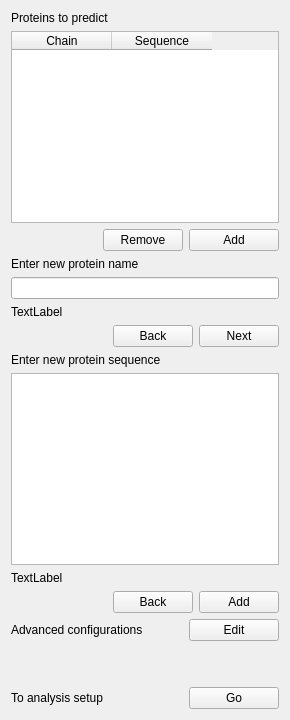
                <widget class="QWidget" name="tab">
                 <attribute name="title">
                  <string>Prediction</string>
                 </attribute>
                 <layout class="QVBoxLayout" name="verticalLayout_108">
                  <item>
                   <layout class="QVBoxLayout" name="verticalLayout_104">
                    <item>
                     <layout class="QVBoxLayout" name="verticalLayout_105">
                      <item>
                       <widget class="QLabel" name="lbl_pred_analysis_mono_prot_to_predict">
                        <property name="text">
                         <string>Proteins to predict</string>
                        </property>
                       </widget>
                      </item>
                      <item>
                       <widget class="QTableWidget" name="table_pred_analysis_mono_prot_to_predict">
                        <property name="horizontalScrollBarPolicy">
                         <enum>Qt::ScrollBarAsNeeded</enum>
                        </property>
                        <property name="sizeAdjustPolicy">
                         <enum>QAbstractScrollArea::AdjustIgnored</enum>
                        </property>
                        <property name="sortingEnabled">
                         <bool>false</bool>
                        </property>
                        <column>
                         <property name="text">
                          <string>Chain</string>
                         </property>
                        </column>
                        <column>
                         <property name="text">
                          <string>Sequence</string>
                         </property>
                        </column>
                       </widget>
                      </item>
                     </layout>
                    </item>
                    <item>
                     <layout class="QHBoxLayout" name="horizontalLayout_87">
                      <item>
                       <spacer name="horizontalSpacer_67">
                        <property name="orientation">
                         <enum>Qt::Horizontal</enum>
                        </property>
                        <property name="sizeHint" stdset="0">
                         <size>
                          <width>40</width>
                          <height>20</height>
                         </size>
                        </property>
                       </spacer>
                      </item>
                      <item>
                       <widget class="QPushButton" name="btn_pred_analysis_mono_seq_to_predict_remove">
                        <property name="text">
                         <string>Remove</string>
                        </property>
                       </widget>
                      </item>
                      <item>
                       <widget class="QPushButton" name="btn_pred_analysis_mono_seq_to_predict">
                        <property name="minimumSize">
                         <size>
                          <width>90</width>
                          <height>0</height>
                         </size>
                        </property>
                        <property name="maximumSize">
                         <size>
                          <width>131</width>
                          <height>16777215</height>
                         </size>
                        </property>
                        <property name="text">
                         <string>Add</string>
                        </property>
                       </widget>
                      </item>
                     </layout>
                    </item>
                   </layout>
                  </item>
                  <item>
                   <layout class="QVBoxLayout" name="verticalLayout_106">
                    <item>
                     <widget class="QLabel" name="lbl_pred_analysis_mono_prot_name">
                      <property name="text">
                       <string>Enter new protein name</string>
                      </property>
                     </widget>
                    </item>
                    <item>
                     <widget class="QLineEdit" name="txt_pred_analysis_mono_prot_name"/>
                    </item>
                    <item>
                     <widget class="QLabel" name="lbl_pred_analysis_mono_prot_name_status">
                      <property name="text">
                       <string>TextLabel</string>
                      </property>
                     </widget>
                    </item>
                   </layout>
                  </item>
                  <item>
                   <layout class="QHBoxLayout" name="horizontalLayout_90">
                    <item>
                     <spacer name="horizontalSpacer_70">
                      <property name="orientation">
                       <enum>Qt::Horizontal</enum>
                      </property>
                      <property name="sizeHint" stdset="0">
                       <size>
                        <width>40</width>
                        <height>20</height>
                       </size>
                      </property>
                     </spacer>
                    </item>
                    <item>
                     <widget class="QPushButton" name="btn_pred_analysis_mono_back">
                      <property name="text">
                       <string>Back</string>
                      </property>
                     </widget>
                    </item>
                    <item>
                     <widget class="QPushButton" name="btn_pred_analysis_mono_next">
                      <property name="text">
                       <string>Next</string>
                      </property>
                     </widget>
                    </item>
                   </layout>
                  </item>
                  <item>
                   <layout class="QVBoxLayout" name="verticalLayout_107">
                    <item>
                     <widget class="QLabel" name="lbl_pred_analysis_mono_seq_name">
                      <property name="text">
                       <string>Enter new protein sequence</string>
                      </property>
                     </widget>
                    </item>
                    <item>
                     <widget class="QTextEdit" name="txt_pred_analysis_mono_seq_name"/>
                    </item>
                    <item>
                     <widget class="QLabel" name="lbl_pred_analysis_mono_seq_name_status">
                      <property name="text">
                       <string>TextLabel</string>
                      </property>
                     </widget>
                    </item>
                   </layout>
                  </item>
                  <item>
                   <layout class="QHBoxLayout" name="horizontalLayout_89">
                    <item>
                     <spacer name="horizontalSpacer_69">
                      <property name="orientation">
                       <enum>Qt::Horizontal</enum>
                      </property>
                      <property name="sizeHint" stdset="0">
                       <size>
                        <width>40</width>
                        <height>20</height>
                       </size>
                      </property>
                     </spacer>
                    </item>
                    <item>
                     <widget class="QPushButton" name="btn_pred_analysis_mono_back_2">
                      <property name="text">
                       <string>Back</string>
                      </property>
                     </widget>
                    </item>
                    <item>
                     <widget class="QPushButton" name="btn_pred_analysis_mono_add_protein">
                      <property name="text">
                       <string>Add</string>
                      </property>
                     </widget>
                    </item>
                   </layout>
                  </item>
                  <item>
                   <layout class="QHBoxLayout" name="horizontalLayout_88">
                    <item>
                     <widget class="QLabel" name="lbl_pred_mono_advanced_config_2">
                      <property name="text">
                       <string>Advanced configurations</string>
                      </property>
                     </widget>
                    </item>
                    <item>
                     <spacer name="horizontalSpacer_68">
                      <property name="orientation">
                       <enum>Qt::Horizontal</enum>
                      </property>
                      <property name="sizeHint" stdset="0">
                       <size>
                        <width>40</width>
                        <height>20</height>
                       </size>
                      </property>
                     </spacer>
                    </item>
                    <item>
                     <widget class="QPushButton" name="btn_pred_mono_advanced_config_2">
                      <property name="minimumSize">
                       <size>
                        <width>90</width>
                        <height>0</height>
                       </size>
                      </property>
                      <property name="maximumSize">
                       <size>
                        <width>90</width>
                        <height>16777215</height>
                       </size>
                      </property>
                      <property name="text">
                       <string>Edit</string>
                      </property>
                     </widget>
                    </item>
                   </layout>
                  </item>
                  <item>
                   <spacer name="verticalSpacer_17">
                    <property name="orientation">
                     <enum>Qt::Vertical</enum>
                    </property>
                    <property name="sizeType">
                     <enum>QSizePolicy::MinimumExpanding</enum>
                    </property>
                    <property name="sizeHint" stdset="0">
                     <size>
                      <width>20</width>
                      <height>40</height>
                     </size>
                    </property>
                   </spacer>
                  </item>
                  <item>
                   <layout class="QHBoxLayout" name="horizontalLayout_91">
                    <item>
                     <widget class="QLabel" name="lbl_pred_analysis_mono_to_analysis_setup">
                      <property name="text">
                       <string>To analysis setup</string>
                      </property>
                     </widget>
                    </item>
                    <item>
                     <spacer name="horizontalSpacer_71">
                      <property name="orientation">
                       <enum>Qt::Horizontal</enum>
                      </property>
                      <property name="sizeHint" stdset="0">
                       <size>
                        <width>40</width>
                        <height>20</height>
                       </size>
                      </property>
                     </spacer>
                    </item>
                    <item>
                     <widget class="QPushButton" name="btn_pred_analysis_mono_go_analysis_setup">
                      <property name="minimumSize">
                       <size>
                        <width>90</width>
                        <height>0</height>
                       </size>
                      </property>
                      <property name="text">
                       <string>Go</string>
                      </property>
                     </widget>
                    </item>
                   </layout>
                  </item>
                 </layout>
                </widget>
